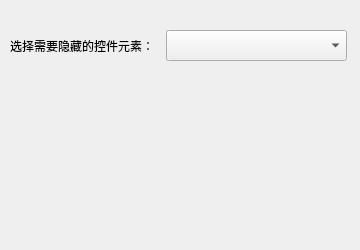
<?xml version="1.0" encoding="UTF-8"?>
<ui version="4.0">
 <class>BlinkControlElementForm</class>
 <widget class="QWidget" name="BlinkControlElementForm">
  <property name="geometry">
   <rect>
    <x>0</x>
    <y>0</y>
    <width>360</width>
    <height>250</height>
   </rect>
  </property>
  <property name="windowTitle">
   <string>Form</string>
  </property>
  <widget class="QLabel" name="label">
   <property name="geometry">
    <rect>
     <x>10</x>
     <y>30</y>
     <width>151</width>
     <height>31</height>
    </rect>
   </property>
   <property name="text">
    <string>选择需要隐藏的控件元素：</string>
   </property>
  </widget>
  <widget class="QComboBox" name="cboSelectElement">
   <property name="geometry">
    <rect>
     <x>166</x>
     <y>30</y>
     <width>181</width>
     <height>31</height>
    </rect>
   </property>
  </widget>
 </widget>
 <resources/>
 <connections/>
</ui>
